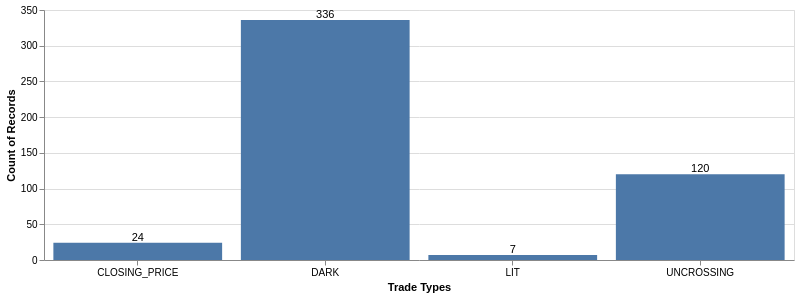
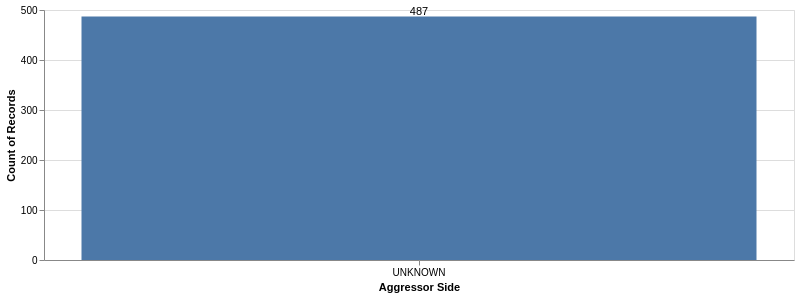

Notebook source saved alongside these figures, in order:
### Code cell
# Ideally, all trade_id's in the LOB would be found in the trades dataset,
# but this does not seem to be the case:
# I take all unique trade_id's in the LOB and I compare them against the trades dataset.
# Interestingly, the relevant trade_ids are associated only aggressor_side = UNKNOWN.
# Changing to from anti to inner join in trade_id_check will return BID and ASK only.
trade_ids_unique = quotes_inc_eu.select(pl.col("trade_id")).unique()

trade_id_check = trades_eu.join(
    trade_ids_unique,
    on="trade_id",
    how="anti"
)

show_histogram(
    df=trade_id_check, 
    column_name="trade_type",
    x_label="Trade Types",
    sort_order="trade_type"
)

show_histogram(
    df=trade_id_check, 
    column_name="aggressor_side",
    x_label="Aggressor Side",
    sort_order="aggressor_side"
)

trade_id_check.collect().sample(10)

### Figure 1 — Vega specification as saved in the notebook (floating-point values rounded to 4 significant figures)
{"$schema": "https://vega.github.io/schema/vega/v6.json", "data": [{"name": "source_0"}, {"name": "source_1"}, {"name": "data_0", "values": [{"__count": 120, "trade_type": "UNCROSSING"}, {"__count": 336, "trade_type": "DARK"}, {"__count": 7, "trade_type": "LIT"}, {"__count": 24, "trade_type": "CLOSING_PRICE"}]}, {"name": "data_1", "values": [{"__count": 120, "trade_type": "UNCROSSING"}, {"__count": 336, "trade_type": "DARK"}, {"__count": 7, "trade_type": "LIT"}, {"__count": 24, "trade_type": "CLOSING_PRICE"}]}, {"name": "source_0_x_domain_trade_type_0", "values": [{"sort_field": "UNCROSSING", "trade_type": "UNCROSSING"}, {"sort_field": "DARK", "trade_type": "DARK"}, {"sort_field": "LIT", "trade_type": "LIT"}, {"sort_field": "CLOSING_PRICE", "trade_type": "CLOSING_PRICE"}]}, {"name": "source_1_x_domain_trade_type_1", "values": [{"sort_field": "UNCROSSING", "trade_type": "UNCROSSING"}, {"sort_field": "DARK", "trade_type": "DARK"}, {"sort_field": "LIT", "trade_type": "LIT"}, {"sort_field": "CLOSING_PRICE", "trade_type": "CLOSING_PRICE"}]}], "marks": [{"type": "rect", "name": "layer_0_marks", "from": {"data": "data_0"}, "encode": {"update": {"x": {"field": "trade_type", "scale": "x"}, "width": {"signal": "max(0.25, bandwidth('x'))"}, "y": {"field": "__count", "scale": "y"}, "y2": {"value": 0, "scale": "y"}, "fill": {"value": "#4c78a8"}}}, "style": ["bar"]}, {"type": "text", "name": "layer_1_marks", "from": {"data": "data_1"}, "encode": {"update": {"align": {"value": "center"}, "fill": {"value": "black"}, "text": {"signal": "format(datum[\"__count\"], \"\")"}, "baseline": {"value": "middle"}, "x": {"field": "trade_type", "scale": "x", "band": 0.5}, "y": {"field": "__count", "scale": "y"}, "dy": {"value": -5}}}, "style": ["text"]}], "scales": [{"name": "x", "type": "band", "domain": {"fields": [{"data": "source_0_x_domain_trade_type_0", "field": "trade_type"}, {"data": "source_1_x_domain_trade_type_1", "field": "trade_type"}], "sort": {"op": "max", "field": "sort_field"}}, "range": [0, {"signal": "width"}], "paddingOuter": 0.05, "paddingInner": 0.1}, {"name": "y", "type": "linear", "domain": {"fields": [{"data": "data_0", "field": "__count"}, {"data": "data_1", "field": "__count"}]}, "range": [{"signal": "height"}, 0], "zero": true, "nice": true}], "axes": [{"scale": "y", "ticks": false, "gridScale": "x", "orient": "left", "minExtent": 0, "maxExtent": 0, "aria": false, "grid": true, "labels": false, "tickCount": {"signal": "ceil(height/40)"}, "domain": false, "zindex": 0}, {"scale": "x", "orient": "bottom", "title": "Trade Types", "grid": false, "labelBaseline": "top", "zindex": 0, "labelAngle": 0}, {"scale": "y", "tickCount": {"signal": "ceil(height/40)"}, "title": "Count of Records", "orient": "left", "grid": false, "zindex": 0, "labelOverlap": true}], "style": "cell", "background": "white", "width": 750, "padding": 5, "height": 250}

### Figure 2 — Vega specification as saved in the notebook (floating-point values rounded to 4 significant figures)
{"$schema": "https://vega.github.io/schema/vega/v6.json", "data": [{"name": "source_0"}, {"name": "source_1"}, {"name": "data_0", "values": [{"__count": 487, "aggressor_side": "UNKNOWN"}]}, {"name": "data_1", "values": [{"__count": 487, "aggressor_side": "UNKNOWN"}]}, {"name": "source_0_x_domain_aggressor_side_0", "values": [{"aggressor_side": "UNKNOWN", "sort_field": "UNKNOWN"}]}, {"name": "source_1_x_domain_aggressor_side_1", "values": [{"aggressor_side": "UNKNOWN", "sort_field": "UNKNOWN"}]}], "marks": [{"type": "rect", "name": "layer_0_marks", "from": {"data": "data_0"}, "encode": {"update": {"width": {"signal": "max(0.25, bandwidth('x'))"}, "x": {"field": "aggressor_side", "scale": "x"}, "y2": {"value": 0, "scale": "y"}, "y": {"field": "__count", "scale": "y"}, "fill": {"value": "#4c78a8"}}}, "style": ["bar"]}, {"type": "text", "name": "layer_1_marks", "from": {"data": "data_1"}, "encode": {"update": {"x": {"field": "aggressor_side", "scale": "x", "band": 0.5}, "fill": {"value": "black"}, "dy": {"value": -5}, "text": {"signal": "format(datum[\"__count\"], \"\")"}, "baseline": {"value": "middle"}, "align": {"value": "center"}, "y": {"field": "__count", "scale": "y"}}}, "style": ["text"]}], "scales": [{"name": "x", "type": "band", "domain": {"fields": [{"data": "source_0_x_domain_aggressor_side_0", "field": "aggressor_side"}, {"data": "source_1_x_domain_aggressor_side_1", "field": "aggressor_side"}], "sort": {"op": "max", "field": "sort_field"}}, "range": [0, {"signal": "width"}], "paddingOuter": 0.05, "paddingInner": 0.1}, {"name": "y", "type": "linear", "domain": {"fields": [{"data": "data_0", "field": "__count"}, {"data": "data_1", "field": "__count"}]}, "range": [{"signal": "height"}, 0], "zero": true, "nice": true}], "axes": [{"scale": "y", "gridScale": "x", "orient": "left", "domain": false, "aria": false, "grid": true, "labels": false, "ticks": false, "zindex": 0, "minExtent": 0, "maxExtent": 0, "tickCount": {"signal": "ceil(height/40)"}}, {"scale": "x", "grid": false, "labelAngle": 0, "labelBaseline": "top", "zindex": 0, "orient": "bottom", "title": "Aggressor Side"}, {"scale": "y", "labelOverlap": true, "zindex": 0, "title": "Count of Records", "grid": false, "tickCount": {"signal": "ceil(height/40)"}, "orient": "left"}], "padding": 5, "background": "white", "height": 250, "width": 750, "style": "cell"}
